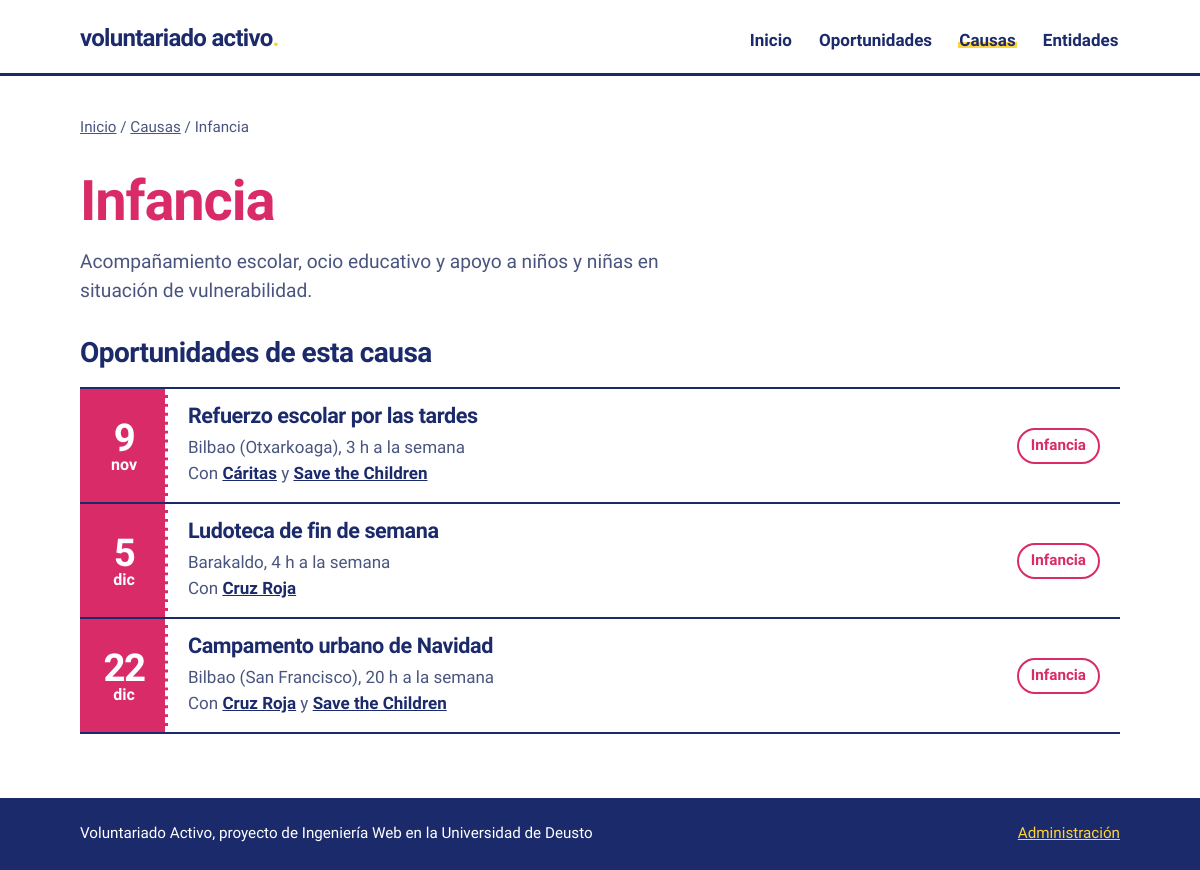
/causas/1/, run on the app's committed database.
### voluntariado/models.py (models this page shows, shortened)
class Causa(models.Model):
    nombre = models.CharField(max_length=60, unique=True)
    descripcion = models.TextField("descripción")
    class Meta:
        ordering = ["nombre"]
    def get_absolute_url(self):
        return reverse("detalle_causa", args=[self.pk])

class Oportunidad(models.Model):
    titulo = models.CharField("título", max_length=150)
    descripcion = models.TextField("descripción")
    causa = models.ForeignKey(Causa, on_delete=models.PROTECT, related_name="oportunidades")
    entidades = models.ManyToManyField(Entidad, related_name="oportunidades")
    lugar = models.CharField(max_length=100)
    fecha_inicio = models.DateField("fecha de inicio")
    fecha_fin = models.DateField("fecha de fin", blank=True, null=True)
    horas_semana = models.PositiveSmallIntegerField("horas por semana")
    plazas = models.PositiveSmallIntegerField()
    class Meta:
        ordering = ["fecha_inicio", "titulo"]
        verbose_name_plural = "oportunidades"
    def get_absolute_url(self):
        return reverse("detalle_oportunidad", args=[self.pk])

class Entidad(models.Model):
    nombre = models.CharField(max_length=100, unique=True)
    descripcion = models.TextField("descripción")
    web = models.URLField(blank=True)
    email = models.EmailField("correo de contacto", blank=True)
    class Meta:
        ordering = ["nombre"]
        verbose_name_plural = "entidades"
    def get_absolute_url(self):
        return reverse("detalle_entidad", args=[self.pk])

### voluntariado/views.py (the view)
# urls.py: path("causas/<int:pk>/", views.DetalleCausa.as_view(), name="detalle_causa"),
class DetalleCausa(DetailView):
    model = Causa
    context_object_name = "causa"

### voluntariado/templates/voluntariado/causa_detail.html (shortened to what this page needs)
{% extends "voluntariado/base_detalle.html" %}
{% block miga_seccion %}<a href="{% url 'lista_causas' %}">Causas</a>{% endblock %}
{% block titulo_pagina %}{{ causa.nombre }}{% endblock %}
{% block clase_color %}c-{{ causa.nombre|slugify }}{% endblock %}
{% block titulo_h1 %}{{ causa.nombre }}{% endblock %}
{% block subtitulo %}<p class="entradilla">{{ causa.descripcion }}</p>{% endblock %}
{% block ficha %}
<section>
    <h2>Oportunidades de esta causa</h2>
    <ul class="talones">
        {% for oportunidad in causa.oportunidades.all %}
            {% include "voluntariado/_tarjeta_oportunidad.html" %}
        {% empty %}
            <li class="vacio">Esta causa aún no tiene oportunidades.</li>
        {% endfor %}
    </ul>
</section>
{% endblock %}

### voluntariado/templates/voluntariado/_tarjeta_oportunidad.html
<li class="talon c-{{ oportunidad.causa.nombre|slugify }}">
    <time class="talon__fecha" datetime="{{ oportunidad.fecha_inicio|date:'Y-m-d' }}">
        <span class="talon__dia">{{ oportunidad.fecha_inicio|date:"j" }}</span>
        <span class="talon__mes">{{ oportunidad.fecha_inicio|date:"b" }}</span>
    </time>
    <div class="talon__cuerpo">
        <h3 class="talon__titulo"><a href="{{ oportunidad.get_absolute_url }}">{{ oportunidad.titulo }}</a></h3>
        <p class="talon__dato">{{ oportunidad.lugar }}, {{ oportunidad.horas_semana }} h a la semana</p>
        <p class="talon__dato">Con {% for entidad in oportunidad.entidades.all %}{% if not forloop.first %}{% if forloop.last %} y {% else %}, {% endif %}{% endif %}<a href="{{ entidad.get_absolute_url }}">{{ entidad.nombre }}</a>{% endfor %}</p>
    </div>
    <a class="talon__causa" href="{{ oportunidad.causa.get_absolute_url }}">{{ oportunidad.causa.nombre }}</a>
</li>

### voluntariado/static/voluntariado/css/estilos.css (style rules this page uses)
.c-infancia { --c: #d92b68; }
* { box-sizing: border-box; }
body { margin: 0; display: flex; flex-direction: column; min-height: 100vh; background-color: #ffffff; color: #1b2a6b; font-family: "Bricolage Grotesque", "Segoe UI", system-ui, sans-serif; font-size: 1.0625rem; line-height: 1.55; }
h1, h2, h3 { margin: 0; font-weight: 800; line-height: 1.05; letter-spacing: -0.02em; }
h2 { font-size: 1.75rem; margin-bottom: 1.25rem; }
p { margin: 0 0 1rem; }
a { color: inherit; }
.entradilla { max-width: 38rem; font-size: 1.2rem; color: #4a557f; }
.talones { margin: 0; padding: 0; list-style: none; border-top: 2px solid #1b2a6b; }
.talon { display: grid; grid-template-columns: 5.5rem 1fr auto; align-items: stretch; border-bottom: 2px solid #1b2a6b; }
.talon__fecha { display: flex; flex-direction: column; justify-content: center; align-items: center; padding: 0.9rem 0.5rem; background-color: var(--c, #1b2a6b); color: #ffffff; text-align: center; line-height: 1; }
.talon__dia { font-size: 2.4rem; font-weight: 800; letter-spacing: -0.04em; }
.talon__mes { font-size: 1rem; font-weight: 600; }
.talon__cuerpo { padding: 1rem 1.25rem; border-left: 3px dashed #ffffff; margin-left: -3px; }
.talon__titulo { font-size: 1.35rem; margin-bottom: 0.35rem; }
.talon__titulo a { text-decoration: none; }
.talon__dato a { color: #1b2a6b; font-weight: 600; }
.talon__dato { margin: 0; color: #4a557f; }
.talon__causa { align-self: center; margin-right: 1.25rem; padding: 0.25rem 0.75rem; border: 2px solid var(--c, #1b2a6b); border-radius: 2rem; color: var(--c, #1b2a6b); font-weight: 700; font-size: 0.95rem; text-decoration: none; white-space: nowrap; }
.ficha-cabecera .entradilla { margin-top: 1rem; }

### data on the page
Causa: nombre "Infancia", descripcion "Acompañamiento escolar, ocio educativo y apoyo a niños y niñas en situación de vulnerabilidad."
Oportunidad: fecha_inicio "9", fecha_inicio "nov", titulo "Refuerzo escolar por las tardes", lugar "Bilbao (Otxarkoaga)", horas_semana "3", causa.nombre "Infancia"
Entidad: nombre "Cáritas"
Entidad: shows "y", nombre "Save the Children"
Oportunidad: fecha_inicio "5", fecha_inicio "dic", titulo "Ludoteca de fin de semana", lugar "Barakaldo", horas_semana "4", causa.nombre "Infancia"
Entidad: nombre "Cruz Roja"
Oportunidad: fecha_inicio "22", fecha_inicio "dic", titulo "Campamento urbano de Navidad", lugar "Bilbao (San Francisco)", horas_semana "20", causa.nombre "Infancia"
